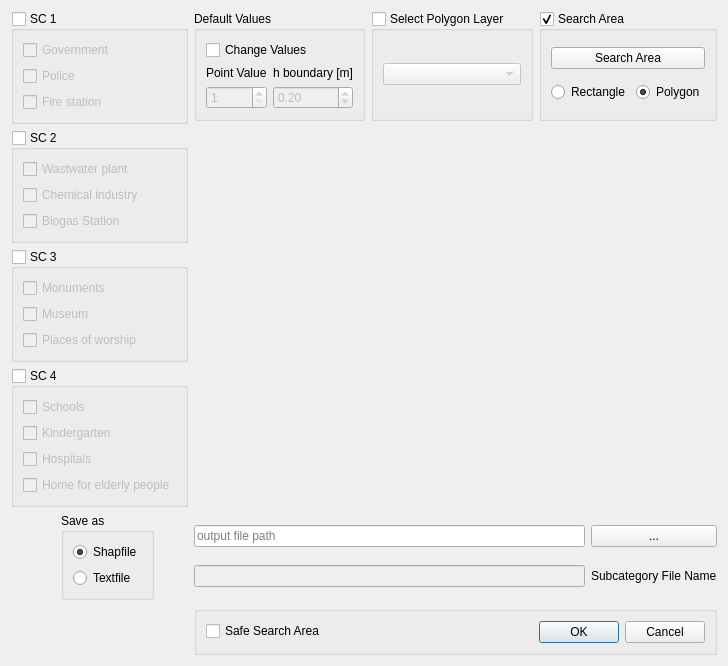
<?xml version="1.0" encoding="UTF-8"?>
<ui version="4.0">
 <class>Dialog</class>
 <widget class="QDialog" name="Dialog">
  <property name="geometry">
   <rect>
    <x>0</x>
    <y>0</y>
    <width>776</width>
    <height>656</height>
   </rect>
  </property>
  <property name="maximumSize">
   <size>
    <width>780</width>
    <height>665</height>
   </size>
  </property>
  <property name="windowTitle">
   <string>OSM Point Import for ProMaIDes SC-Module</string>
  </property>
  <property name="sizeGripEnabled">
   <bool>false</bool>
  </property>
  <layout class="QGridLayout" name="gridLayout" rowstretch="0,0,0,0,0,0,0,0,0,0,0,0" columnstretch="0,0,0,0,0,0,0,0,0">
   <property name="sizeConstraint">
    <enum>QLayout::SetFixedSize</enum>
   </property>
   <property name="leftMargin">
    <number>11</number>
   </property>
   <property name="topMargin">
    <number>11</number>
   </property>
   <item row="11" column="5">
    <widget class="QPushButton" name="HelpButton">
     <property name="maximumSize">
      <size>
       <width>80</width>
       <height>50</height>
      </size>
     </property>
     <property name="layoutDirection">
      <enum>Qt::LeftToRight</enum>
     </property>
     <property name="styleSheet">
      <string notr="true">QPushButton {
    color: #333;
    border: 0px solid #555;
    border-radius: 0px;
    border-style: outset;
    background: transparent;
    padding: 5px;
    }

</string>
     </property>
     <property name="text">
      <string/>
     </property>
     <property name="icon">
      <iconset>
       <normaloff>../icons/HelpButton.png</normaloff>../icons/HelpButton.png</iconset>
     </property>
     <property name="iconSize">
      <size>
       <width>25</width>
       <height>25</height>
      </size>
     </property>
    </widget>
   </item>
   <item row="9" column="5">
    <widget class="QGroupBox" name="groupBox">
     <property name="title">
      <string>Save as </string>
     </property>
     <layout class="QVBoxLayout" name="verticalLayout_5">
      <item>
       <widget class="QRadioButton" name="Shp_Button">
        <property name="text">
         <string>Shapfile</string>
        </property>
        <property name="checked">
         <bool>true</bool>
        </property>
        <attribute name="buttonGroup">
         <string notr="true">buttonGroup</string>
        </attribute>
       </widget>
      </item>
      <item>
       <widget class="QRadioButton" name="Txt_Button">
        <property name="enabled">
         <bool>true</bool>
        </property>
        <property name="text">
         <string>Textfile</string>
        </property>
        <property name="checked">
         <bool>false</bool>
        </property>
        <attribute name="buttonGroup">
         <string notr="true">buttonGroup</string>
        </attribute>
       </widget>
      </item>
     </layout>
    </widget>
   </item>
   <item row="0" column="2" colspan="6">
    <layout class="QVBoxLayout" name="verticalLayout_8">
     <item>
      <widget class="QgsCollapsibleGroupBox" name="SC1Box">
       <property name="minimumSize">
        <size>
         <width>0</width>
         <height>0</height>
        </size>
       </property>
       <property name="maximumSize">
        <size>
         <width>16777215</width>
         <height>16777215</height>
        </size>
       </property>
       <property name="toolTip">
        <string>Public buildings</string>
       </property>
       <property name="styleSheet">
        <string notr="true">QgsCollapsibleGroupBoxBasic::title, QgsCollapsibleGroupBox::title {  subcontrol-origin: margin;  subcontrol-position: top left;  margin-left: 20px;  margin-right: 5px;  left: 0px;  top: 1px;}QgsCollapsibleGroupBoxBasic::title, QgsCollapsibleGroupBox::title {  subcontrol-origin: margin;  subcontrol-position: top left;  margin-left: 20px;  margin-right: 5px;  left: 0px;  top: 2px;}QgsCollapsibleGroupBoxBasic::title, QgsCollapsibleGroupBox::title {  subcontrol-origin: margin;  subcontrol-position: top left;  margin-left: 20px;  margin-right: 5px;  left: 0px;  top: 1px;}QgsCollapsibleGroupBoxBasic::title, QgsCollapsibleGroupBox::title {  subcontrol-origin: margin;  subcontrol-position: top left;  margin-left: 20px;  margin-right: 5px;  left: 0px;  top: 1px;}QgsCollapsibleGroupBoxBasic::title, QgsCollapsibleGroupBox::title {  subcontrol-origin: margin;  subcontrol-position: top left;  margin-left: 20px;  margin-right: 5px;  left: 0px;  top: 1px;}QgsCollapsibleGroupBoxBasic::title, QgsCollapsibleGroupBox::title {  subcontrol-origin: margin;  subcontrol-position: top left;  margin-left: 20px;  margin-right: 5px;  left: 0px;  top: 1px;}QgsCollapsibleGroupBoxBasic::title, QgsCollapsibleGroupBox::title {  subcontrol-origin: margin;  subcontrol-position: top left;  margin-left: 20px;  margin-right: 5px;  left: 0px;  top: 1px;}QgsCollapsibleGroupBoxBasic::title, QgsCollapsibleGroupBox::title {  subcontrol-origin: margin;  subcontrol-position: top left;  margin-left: 20px;  margin-right: 5px;  left: 0px;  top: 1px;}QgsCollapsibleGroupBoxBasic::title, QgsCollapsibleGroupBox::title {  subcontrol-origin: margin;  subcontrol-position: top left;  margin-left: 20px;  margin-right: 5px;  left: 0px;  top: 1px;}</string>
       </property>
       <property name="title">
        <string>SC 1</string>
       </property>
       <property name="flat">
        <bool>true</bool>
       </property>
       <property name="checkable">
        <bool>true</bool>
       </property>
       <property name="checked">
        <bool>false</bool>
       </property>
       <property name="collapsed">
        <bool>false</bool>
       </property>
       <property name="saveCheckedState">
        <bool>true</bool>
       </property>
       <layout class="QVBoxLayout" name="verticalLayout">
        <item>
         <widget class="QCheckBox" name="checkBox_government">
          <property name="text">
           <string>Government</string>
          </property>
         </widget>
        </item>
        <item>
         <widget class="QCheckBox" name="checkBox_police">
          <property name="text">
           <string>Police</string>
          </property>
         </widget>
        </item>
        <item>
         <widget class="QCheckBox" name="checkBox_fire_station">
          <property name="text">
           <string>Fire station</string>
          </property>
         </widget>
        </item>
       </layout>
      </widget>
     </item>
     <item>
      <widget class="QgsCollapsibleGroupBox" name="SC2Box">
       <property name="minimumSize">
        <size>
         <width>0</width>
         <height>0</height>
        </size>
       </property>
       <property name="maximumSize">
        <size>
         <width>16777215</width>
         <height>16777215</height>
        </size>
       </property>
       <property name="toolTip">
        <string>Areas or buildings with environmentally hazardous substances</string>
       </property>
       <property name="styleSheet">
        <string notr="true">QgsCollapsibleGroupBoxBasic::title, QgsCollapsibleGroupBox::title {  subcontrol-origin: margin;  subcontrol-position: top left;  margin-left: 20px;  margin-right: 5px;  left: 0px;  top: 1px;}QgsCollapsibleGroupBoxBasic::title, QgsCollapsibleGroupBox::title {  subcontrol-origin: margin;  subcontrol-position: top left;  margin-left: 20px;  margin-right: 5px;  left: 0px;  top: 2px;}QgsCollapsibleGroupBoxBasic::title, QgsCollapsibleGroupBox::title {  subcontrol-origin: margin;  subcontrol-position: top left;  margin-left: 20px;  margin-right: 5px;  left: 0px;  top: 1px;}QgsCollapsibleGroupBoxBasic::title, QgsCollapsibleGroupBox::title {  subcontrol-origin: margin;  subcontrol-position: top left;  margin-left: 20px;  margin-right: 5px;  left: 0px;  top: 1px;}QgsCollapsibleGroupBoxBasic::title, QgsCollapsibleGroupBox::title {  subcontrol-origin: margin;  subcontrol-position: top left;  margin-left: 20px;  margin-right: 5px;  left: 0px;  top: 1px;}QgsCollapsibleGroupBoxBasic::title, QgsCollapsibleGroupBox::title {  subcontrol-origin: margin;  subcontrol-position: top left;  margin-left: 20px;  margin-right: 5px;  left: 0px;  top: 1px;}QgsCollapsibleGroupBoxBasic::title, QgsCollapsibleGroupBox::title {  subcontrol-origin: margin;  subcontrol-position: top left;  margin-left: 20px;  margin-right: 5px;  left: 0px;  top: 1px;}QgsCollapsibleGroupBoxBasic::title, QgsCollapsibleGroupBox::title {  subcontrol-origin: margin;  subcontrol-position: top left;  margin-left: 20px;  margin-right: 5px;  left: 0px;  top: 1px;}QgsCollapsibleGroupBoxBasic::title, QgsCollapsibleGroupBox::title {  subcontrol-origin: margin;  subcontrol-position: top left;  margin-left: 20px;  margin-right: 5px;  left: 0px;  top: 1px;}</string>
       </property>
       <property name="title">
        <string>SC 2 </string>
       </property>
       <property name="flat">
        <bool>true</bool>
       </property>
       <property name="checkable">
        <bool>true</bool>
       </property>
       <property name="checked">
        <bool>false</bool>
       </property>
       <property name="collapsed">
        <bool>false</bool>
       </property>
       <property name="saveCheckedState">
        <bool>true</bool>
       </property>
       <layout class="QVBoxLayout" name="verticalLayout_2">
        <item>
         <widget class="QCheckBox" name="checkBox_wastewater">
          <property name="text">
           <string>Wastwater plant</string>
          </property>
         </widget>
        </item>
        <item>
         <widget class="QCheckBox" name="checkBox_chemical">
          <property name="text">
           <string>Chemical industry</string>
          </property>
         </widget>
        </item>
        <item>
         <widget class="QCheckBox" name="checkBox_biogas">
          <property name="text">
           <string>Biogas Station</string>
          </property>
         </widget>
        </item>
       </layout>
      </widget>
     </item>
     <item>
      <widget class="QgsCollapsibleGroupBox" name="SC3Box">
       <property name="minimumSize">
        <size>
         <width>0</width>
         <height>0</height>
        </size>
       </property>
       <property name="maximumSize">
        <size>
         <width>16777215</width>
         <height>16777215</height>
        </size>
       </property>
       <property name="toolTip">
        <string>Cultural heritage</string>
       </property>
       <property name="styleSheet">
        <string notr="true">QgsCollapsibleGroupBoxBasic::title, QgsCollapsibleGroupBox::title {  subcontrol-origin: margin;  subcontrol-position: top left;  margin-left: 20px;  margin-right: 5px;  left: 0px;  top: 1px;}QgsCollapsibleGroupBoxBasic::title, QgsCollapsibleGroupBox::title {  subcontrol-origin: margin;  subcontrol-position: top left;  margin-left: 20px;  margin-right: 5px;  left: 0px;  top: 2px;}QgsCollapsibleGroupBoxBasic::title, QgsCollapsibleGroupBox::title {  subcontrol-origin: margin;  subcontrol-position: top left;  margin-left: 20px;  margin-right: 5px;  left: 0px;  top: 1px;}QgsCollapsibleGroupBoxBasic::title, QgsCollapsibleGroupBox::title {  subcontrol-origin: margin;  subcontrol-position: top left;  margin-left: 20px;  margin-right: 5px;  left: 0px;  top: 1px;}QgsCollapsibleGroupBoxBasic::title, QgsCollapsibleGroupBox::title {  subcontrol-origin: margin;  subcontrol-position: top left;  margin-left: 20px;  margin-right: 5px;  left: 0px;  top: 1px;}QgsCollapsibleGroupBoxBasic::title, QgsCollapsibleGroupBox::title {  subcontrol-origin: margin;  subcontrol-position: top left;  margin-left: 20px;  margin-right: 5px;  left: 0px;  top: 1px;}QgsCollapsibleGroupBoxBasic::title, QgsCollapsibleGroupBox::title {  subcontrol-origin: margin;  subcontrol-position: top left;  margin-left: 20px;  margin-right: 5px;  left: 0px;  top: 1px;}QgsCollapsibleGroupBoxBasic::title, QgsCollapsibleGroupBox::title {  subcontrol-origin: margin;  subcontrol-position: top left;  margin-left: 20px;  margin-right: 5px;  left: 0px;  top: 1px;}QgsCollapsibleGroupBoxBasic::title, QgsCollapsibleGroupBox::title {  subcontrol-origin: margin;  subcontrol-position: top left;  margin-left: 20px;  margin-right: 5px;  left: 0px;  top: 1px;}</string>
       </property>
       <property name="title">
        <string>SC 3</string>
       </property>
       <property name="flat">
        <bool>true</bool>
       </property>
       <property name="checkable">
        <bool>true</bool>
       </property>
       <property name="checked">
        <bool>false</bool>
       </property>
       <property name="collapsed">
        <bool>false</bool>
       </property>
       <property name="saveCheckedState">
        <bool>true</bool>
       </property>
       <layout class="QVBoxLayout" name="verticalLayout_3">
        <item>
         <widget class="QCheckBox" name="checkBox_monuments">
          <property name="text">
           <string>Monuments</string>
          </property>
         </widget>
        </item>
        <item>
         <widget class="QCheckBox" name="checkBox_museum">
          <property name="text">
           <string>Museum</string>
          </property>
         </widget>
        </item>
        <item>
         <widget class="QCheckBox" name="checkBox_worship">
          <property name="text">
           <string>Places of worship</string>
          </property>
         </widget>
        </item>
       </layout>
      </widget>
     </item>
     <item>
      <widget class="QgsCollapsibleGroupBox" name="SC4Box">
       <property name="minimumSize">
        <size>
         <width>0</width>
         <height>0</height>
        </size>
       </property>
       <property name="maximumSize">
        <size>
         <width>16777215</width>
         <height>16777215</height>
        </size>
       </property>
       <property name="toolTip">
        <string>Buildings with endangered people</string>
       </property>
       <property name="styleSheet">
        <string notr="true">QgsCollapsibleGroupBoxBasic::title, QgsCollapsibleGroupBox::title {  subcontrol-origin: margin;  subcontrol-position: top left;  margin-left: 20px;  margin-right: 5px;  left: 0px;  top: 1px;}QgsCollapsibleGroupBoxBasic::title, QgsCollapsibleGroupBox::title {  subcontrol-origin: margin;  subcontrol-position: top left;  margin-left: 20px;  margin-right: 5px;  left: 0px;  top: 2px;}QgsCollapsibleGroupBoxBasic::title, QgsCollapsibleGroupBox::title {  subcontrol-origin: margin;  subcontrol-position: top left;  margin-left: 20px;  margin-right: 5px;  left: 0px;  top: 1px;}QgsCollapsibleGroupBoxBasic::title, QgsCollapsibleGroupBox::title {  subcontrol-origin: margin;  subcontrol-position: top left;  margin-left: 20px;  margin-right: 5px;  left: 0px;  top: 1px;}QgsCollapsibleGroupBoxBasic::title, QgsCollapsibleGroupBox::title {  subcontrol-origin: margin;  subcontrol-position: top left;  margin-left: 20px;  margin-right: 5px;  left: 0px;  top: 1px;}QgsCollapsibleGroupBoxBasic::title, QgsCollapsibleGroupBox::title {  subcontrol-origin: margin;  subcontrol-position: top left;  margin-left: 20px;  margin-right: 5px;  left: 0px;  top: 1px;}QgsCollapsibleGroupBoxBasic::title, QgsCollapsibleGroupBox::title {  subcontrol-origin: margin;  subcontrol-position: top left;  margin-left: 20px;  margin-right: 5px;  left: 0px;  top: 1px;}QgsCollapsibleGroupBoxBasic::title, QgsCollapsibleGroupBox::title {  subcontrol-origin: margin;  subcontrol-position: top left;  margin-left: 20px;  margin-right: 5px;  left: 0px;  top: 1px;}QgsCollapsibleGroupBoxBasic::title, QgsCollapsibleGroupBox::title {  subcontrol-origin: margin;  subcontrol-position: top left;  margin-left: 20px;  margin-right: 5px;  left: 0px;  top: 1px;}</string>
       </property>
       <property name="title">
        <string>SC 4</string>
       </property>
       <property name="flat">
        <bool>true</bool>
       </property>
       <property name="checkable">
        <bool>true</bool>
       </property>
       <property name="checked">
        <bool>false</bool>
       </property>
       <property name="collapsed">
        <bool>false</bool>
       </property>
       <property name="saveCheckedState">
        <bool>true</bool>
       </property>
       <layout class="QVBoxLayout" name="verticalLayout_4">
        <item>
         <widget class="QCheckBox" name="checkBox_schools">
          <property name="text">
           <string>Schools</string>
          </property>
         </widget>
        </item>
        <item>
         <widget class="QCheckBox" name="checkBox_kindergarten">
          <property name="text">
           <string>Kindergarten</string>
          </property>
         </widget>
        </item>
        <item>
         <widget class="QCheckBox" name="checkBox_hospitals">
          <property name="text">
           <string>Hospitals</string>
          </property>
         </widget>
        </item>
        <item>
         <widget class="QCheckBox" name="checkBox_eldery">
          <property name="text">
           <string>Home for elderly people</string>
          </property>
         </widget>
        </item>
       </layout>
      </widget>
     </item>
    </layout>
   </item>
   <item row="9" column="8">
    <layout class="QGridLayout" name="gridLayout_5">
     <item row="0" column="0">
      <widget class="QLineEdit" name="filename_edit">
       <property name="text">
        <string/>
       </property>
       <property name="placeholderText">
        <string>output file path</string>
       </property>
      </widget>
     </item>
     <item row="0" column="1">
      <widget class="QPushButton" name="browse_button">
       <property name="toolTip">
        <string>Pick output folder</string>
       </property>
       <property name="text">
        <string>...</string>
       </property>
      </widget>
     </item>
     <item row="1" column="0">
      <widget class="QLineEdit" name="subcategory_edit">
       <property name="enabled">
        <bool>false</bool>
       </property>
      </widget>
     </item>
     <item row="1" column="1">
      <widget class="QLabel" name="label_3">
       <property name="toolTip">
        <string>Only activated if a txt file is saved</string>
       </property>
       <property name="text">
        <string>Subcategory File Name</string>
       </property>
      </widget>
     </item>
    </layout>
   </item>
   <item row="0" column="8">
    <layout class="QGridLayout" name="gridLayout_3">
     <item row="1" column="1">
      <spacer name="verticalSpacer">
       <property name="orientation">
        <enum>Qt::Vertical</enum>
       </property>
       <property name="sizeHint" stdset="0">
        <size>
         <width>20</width>
         <height>40</height>
        </size>
       </property>
      </spacer>
     </item>
     <item row="0" column="3">
      <widget class="QGroupBox" name="groupBox_searchArea">
       <property name="maximumSize">
        <size>
         <width>185</width>
         <height>113</height>
        </size>
       </property>
       <property name="title">
        <string>Search Area</string>
       </property>
       <property name="checkable">
        <bool>true</bool>
       </property>
       <layout class="QGridLayout" name="gridLayout_4">
        <item row="0" column="0" colspan="2">
         <widget class="QPushButton" name="button_searchArea">
          <property name="toolTip">
           <string>Activate the map picking tool</string>
          </property>
          <property name="text">
           <string>Search Area</string>
          </property>
          <property name="checkable">
           <bool>true</bool>
          </property>
         </widget>
        </item>
        <item row="1" column="1">
         <widget class="QRadioButton" name="Poly_Button">
          <property name="text">
           <string>Polygon</string>
          </property>
          <property name="checked">
           <bool>true</bool>
          </property>
         </widget>
        </item>
        <item row="1" column="0">
         <widget class="QRadioButton" name="Rect_Button">
          <property name="text">
           <string>Rectangle</string>
          </property>
          <property name="checked">
           <bool>false</bool>
          </property>
         </widget>
        </item>
       </layout>
      </widget>
     </item>
     <item row="0" column="1">
      <widget class="QGroupBox" name="DefaultBox">
       <property name="enabled">
        <bool>true</bool>
       </property>
       <property name="maximumSize">
        <size>
         <width>285</width>
         <height>113</height>
        </size>
       </property>
       <property name="title">
        <string>Default Values</string>
       </property>
       <property name="flat">
        <bool>true</bool>
       </property>
       <property name="checkable">
        <bool>false</bool>
       </property>
       <property name="checked">
        <bool>false</bool>
       </property>
       <layout class="QGridLayout" name="gridLayout_2">
        <item row="2" column="1">
         <widget class="QDoubleSpinBox" name="boundaryBox">
          <property name="enabled">
           <bool>false</bool>
          </property>
          <property name="specialValueText">
           <string/>
          </property>
          <property name="prefix">
           <string/>
          </property>
          <property name="suffix">
           <string/>
          </property>
          <property name="singleStep">
           <double>0.100000000000000</double>
          </property>
          <property name="value">
           <double>0.200000000000000</double>
          </property>
         </widget>
        </item>
        <item row="2" column="0">
         <widget class="QSpinBox" name="PointBox">
          <property name="enabled">
           <bool>false</bool>
          </property>
          <property name="minimum">
           <number>1</number>
          </property>
          <property name="maximum">
           <number>4</number>
          </property>
         </widget>
        </item>
        <item row="1" column="0">
         <widget class="QLabel" name="label">
          <property name="text">
           <string>Point Value</string>
          </property>
         </widget>
        </item>
        <item row="1" column="1">
         <widget class="QLabel" name="label_2">
          <property name="text">
           <string>h boundary [m]</string>
          </property>
         </widget>
        </item>
        <item row="0" column="0" colspan="2">
         <widget class="QCheckBox" name="ChangeBox">
          <property name="enabled">
           <bool>true</bool>
          </property>
          <property name="toolTip">
           <string>Change the default values. If deactivated, default will be used</string>
          </property>
          <property name="text">
           <string>Change Values</string>
          </property>
         </widget>
        </item>
       </layout>
      </widget>
     </item>
     <item row="0" column="2">
      <widget class="QGroupBox" name="groupBox_selectLayer">
       <property name="title">
        <string>Select Polygon Layer</string>
       </property>
       <property name="checkable">
        <bool>true</bool>
       </property>
       <property name="checked">
        <bool>false</bool>
       </property>
       <layout class="QGridLayout" name="gridLayout_6">
        <item row="0" column="0">
         <widget class="QgsMapLayerComboBox" name="Layer_ComboBox">
          <property name="toolTip">
           <string>Select a polygon layer to use as the search area</string>
          </property>
         </widget>
        </item>
       </layout>
      </widget>
     </item>
    </layout>
   </item>
   <item row="11" column="8">
    <widget class="QGroupBox" name="groupBox_2">
     <property name="autoFillBackground">
      <bool>false</bool>
     </property>
     <property name="title">
      <string/>
     </property>
     <property name="flat">
      <bool>true</bool>
     </property>
     <layout class="QFormLayout" name="formLayout">
      <item row="0" column="0">
       <widget class="QCheckBox" name="checkBox_safeArea">
        <property name="text">
         <string>Safe Search Area</string>
        </property>
       </widget>
      </item>
      <item row="0" column="1">
       <widget class="QDialogButtonBox" name="button_box">
        <property name="toolTip">
         <string>This will probably take a while. Click the &quot;?&quot; for more information </string>
        </property>
        <property name="orientation">
         <enum>Qt::Horizontal</enum>
        </property>
        <property name="standardButtons">
         <set>QDialogButtonBox::Cancel|QDialogButtonBox::Ok</set>
        </property>
        <property name="centerButtons">
         <bool>false</bool>
        </property>
       </widget>
      </item>
     </layout>
    </widget>
   </item>
  </layout>
 </widget>
 <customwidgets>
  <customwidget>
   <class>QgsCollapsibleGroupBox</class>
   <extends>QGroupBox</extends>
   <header>qgscollapsiblegroupbox.h</header>
   <container>1</container>
  </customwidget>
  <customwidget>
   <class>QgsMapLayerComboBox</class>
   <extends>QComboBox</extends>
   <header>qgsmaplayercombobox.h</header>
  </customwidget>
 </customwidgets>
 <resources/>
 <connections>
  <connection>
   <sender>button_box</sender>
   <signal>accepted()</signal>
   <receiver>Dialog</receiver>
   <slot>accept()</slot>
   <hints>
    <hint type="sourcelabel">
     <x>248</x>
     <y>254</y>
    </hint>
    <hint type="destinationlabel">
     <x>157</x>
     <y>274</y>
    </hint>
   </hints>
  </connection>
  <connection>
   <sender>button_box</sender>
   <signal>rejected()</signal>
   <receiver>Dialog</receiver>
   <slot>reject()</slot>
   <hints>
    <hint type="sourcelabel">
     <x>316</x>
     <y>260</y>
    </hint>
    <hint type="destinationlabel">
     <x>286</x>
     <y>274</y>
    </hint>
   </hints>
  </connection>
 </connections>
 <buttongroups>
  <buttongroup name="buttonGroup"/>
 </buttongroups>
</ui>
